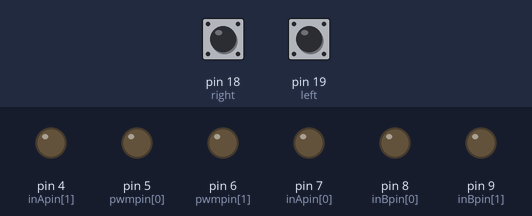
A sketch run on a simulated Arduino Uno, built with avr-gcc and run on an emulated ATmega328P. Shown: output pins drawn as LEDs (lit = HIGH). Inputs (shaded band) come from the test bench; at power-on: pin 18 (right) LOW, pin 19 (left) LOW. What the sketch prints to the serial monitor is not drawn.

Above: at 1.2 s.
1.3 s: pin 18 (right) pulled HIGH for 0.15 s
At 1.37 s:
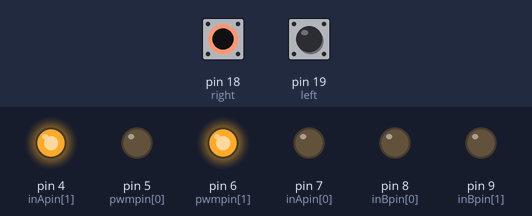
2.9 s: pin 19 (left) pulled HIGH for 0.15 s
At 2.97 s:
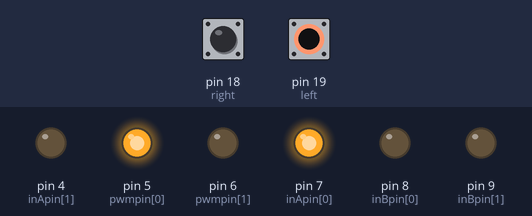
4.5 s: pin 18 (right) pulled HIGH for 1 s
At 5.8 s:
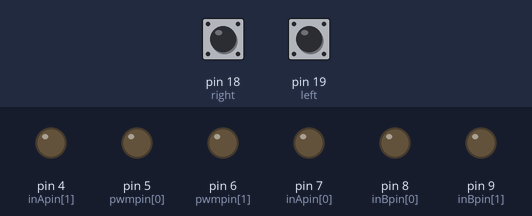
7.0 s: pin 19 (left) pulled HIGH for 1 s
At 7.8 s:
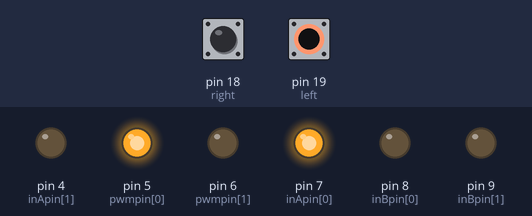
9.5 s: pin 18 (right) driven HIGH and pin 19 (left) driven HIGH
At 9.9 s:
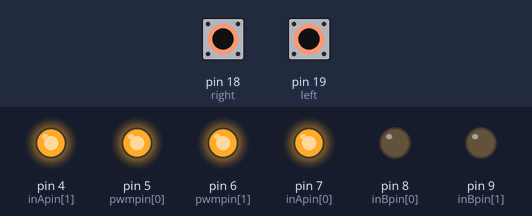
11.0 s: pin 18 (right) driven LOW
At 11.8 s:
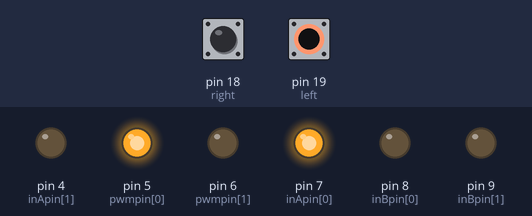
Timing chart, 0 to 14.0 s (numbered marks = the images above; inputs shaded):
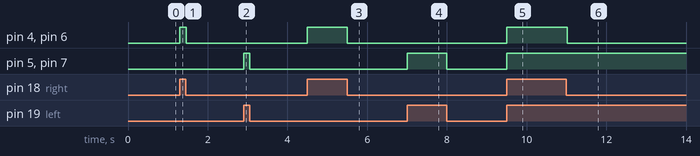

Measured:
- after the input at 1.3 s, pin 4 (inApin[1]), pin 6 (pwmpin[1]): LOW → HIGH at once, → LOW 0.16 s later
- after the input at 2.9 s, pin 5 (pwmpin[0]), pin 7 (inApin[0]): LOW → HIGH at once, → LOW 0.15 s later
- after the input at 4.5 s, pin 4 (inApin[1]), pin 6 (pwmpin[1]): LOW → HIGH at once, → LOW 1.0 s later
- after the input at 7.0 s, pin 5 (pwmpin[0]), pin 7 (inApin[0]): LOW → HIGH at once, → LOW 1.0 s later
- after the input at 9.5 s, pin 4 (inApin[1]), pin 5 (pwmpin[0]), pin 6 (pwmpin[1]), pin 7 (inApin[0]): LOW → HIGH at once
- after the input at 11.0 s, pin 4 (inApin[1]), pin 6 (pwmpin[1]): HIGH → LOW at once

The sketch:

encoder.ino
```cpp
#define BRAKEVCC 0
#define CW   1
#define CCW  2
#define BRAKEGND 3
#define CS_THRESHOLD 100

int inApin[2] = {7, 4};  // INA: Clockwise input
int inBpin[2] = {8, 9}; // INB: Counter-clockwise input
int pwmpin[2] = {5, 6}; // PWM input
int blocks = 0;
int right = 18;
int left = 19;
int rightI = 0;
int leftI = 0;

void setup() {
  Serial.begin(9600);
  Serial.println("Basic Encoder Test:");
  // Initialize digital pins as outputs
  for (int i=0; i<2; i++)
  {
    pinMode(right, INPUT);
    pinMode(left, INPUT);
    pinMode(inApin[i], OUTPUT);
    pinMode(inBpin[i], OUTPUT);
    pinMode(pwmpin[i], OUTPUT);
  }
      digitalWrite(inApin[0], LOW);
    digitalWrite(inApin[1], LOW);
    digitalWrite(inBpin[0], LOW);
    digitalWrite(inBpin[1], LOW);
    analogWrite(pwmpin[0], 0);
    analogWrite(pwmpin[1], 0);
}
void loop(){
  rightI = digitalRead(right);
  leftI = digitalRead(left);

  if(leftI == HIGH){
    Serial.print("left;  ");
    digitalWrite(inApin[0], HIGH);
    analogWrite(pwmpin[0], 255);
  }
  if(leftI == LOW){
    digitalWrite(inApin[0], LOW);
    analogWrite(pwmpin[0], 0);
  }
  if(rightI == HIGH){
    Serial.print("right;  ");
    digitalWrite(inApin[1], HIGH);
    analogWrite(pwmpin[1], 255);
  }
  if(rightI == LOW){
    digitalWrite(inApin[1], LOW);
    digitalWrite(pwmpin[1], 0);
  }
  }
```
